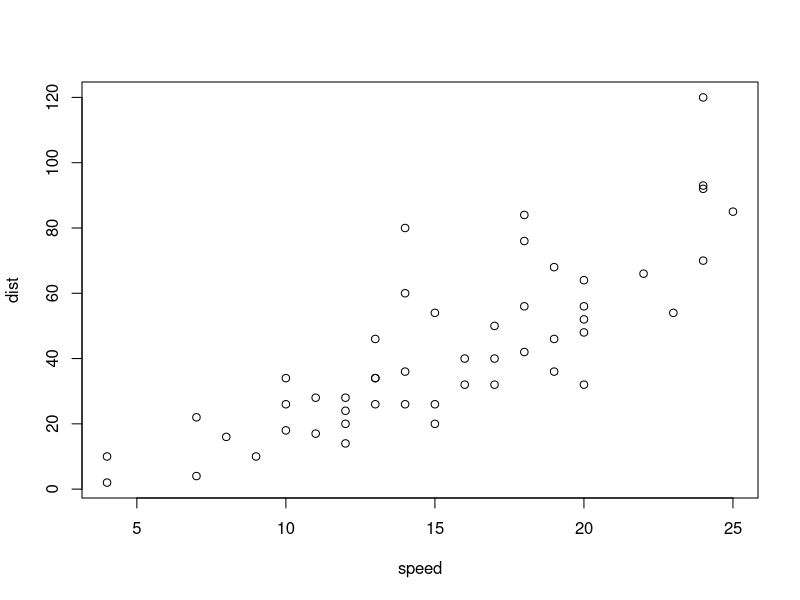
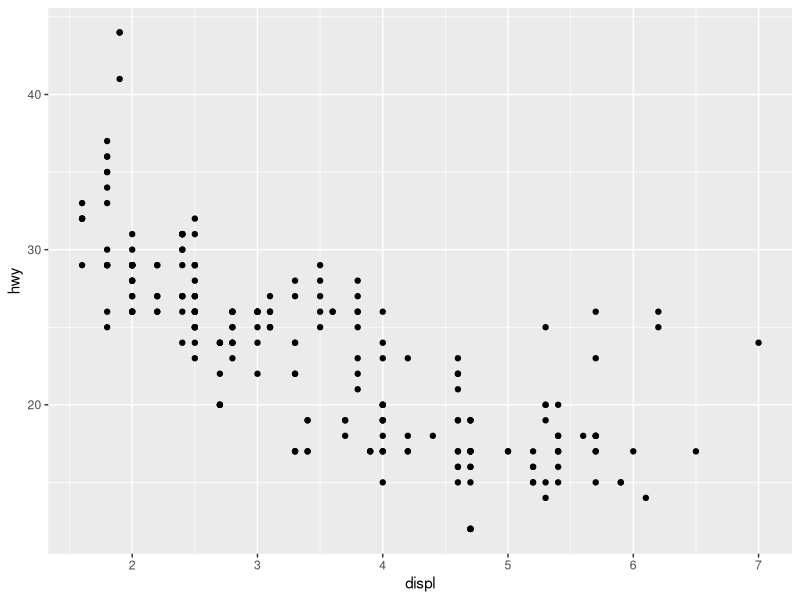

R code for these plots, in order:
## ---- chunk 1
plot(cars)
## ---- chunk 2
library(tidyverse)
## ---- chunk 3
mpg
## ---- chunk 4

ggplot(mpg, aes(displ, hwy)) +
  geom_point()
